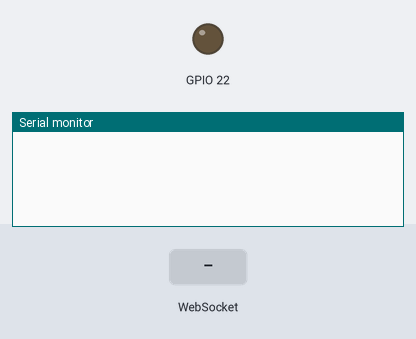
This program was run on a simulated ESP32. Parts: output pins drawn as LEDs (lit = HIGH), the last lines printed to the serial monitor. Inputs (shaded band) come from the test bench.

Above: at 1.2 s.
1.3 s: WebSocket text "B" received
At 1.7 s:
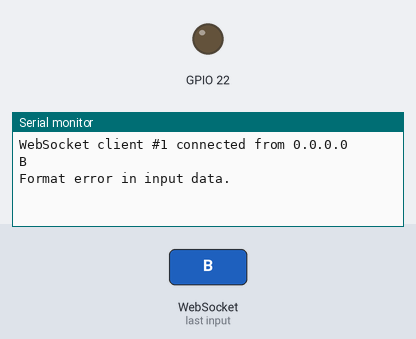
2.8 s: WebSocket text "1" received
At 4.1 s:
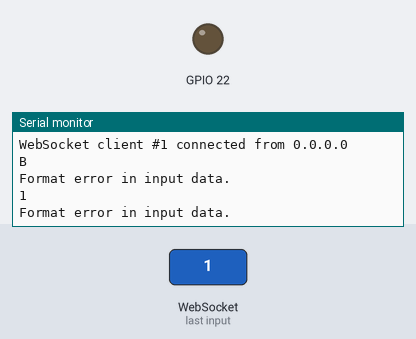

The program:

main.cpp
```cpp
#include <Arduino.h>
#include <GamepadServer.h>

GamepadServer server("GamePadServer", 80);

void setup()
{
  // put your setup code here, to run once:
  Serial.begin(115200);
  server.init();
  pinMode(22, OUTPUT);

  server.setOnConnectCallback([](AsyncWebSocketClient *client)
  {
    Serial.printf("WebSocket client #%u connected from %s\n", client->id(), client->remoteIP().toString().c_str());
  });

  server.setOnDisconnectCallback([](AsyncWebSocketClient *client)
  {
    Serial.printf("WebSocket client #%u disconnected\n", client->id());
  });

  server.setonGamepadEventCallback([](InputInfo info, ParseStatus status)
  {
    if (status == ParseStatus::Success) {
        Serial.println("Type: " + String(info.type));
        Serial.println("Index: " + String(info.index));
        Serial.println("Value: " + String(info.value));
        if (info.type == 'B' && info.index == 0){
          digitalWrite(22, info.value/2000);
        }
    } else if (status == ParseStatus::FormatError) {
        Serial.println("Format error in input data.");
    } else if (status == ParseStatus::ValueError) {
        Serial.println("Invalid values in input data.");
    }
  });
}

void loop()
{
  // put your main code here, to run repeatedly:
  server.handle();
}
```

Measured:
- after the input at 1.3 s, the serial monitor: prints a new line at once (image 1)
- after the input at 2.8 s, the serial monitor: prints a new line at once (image 2)
